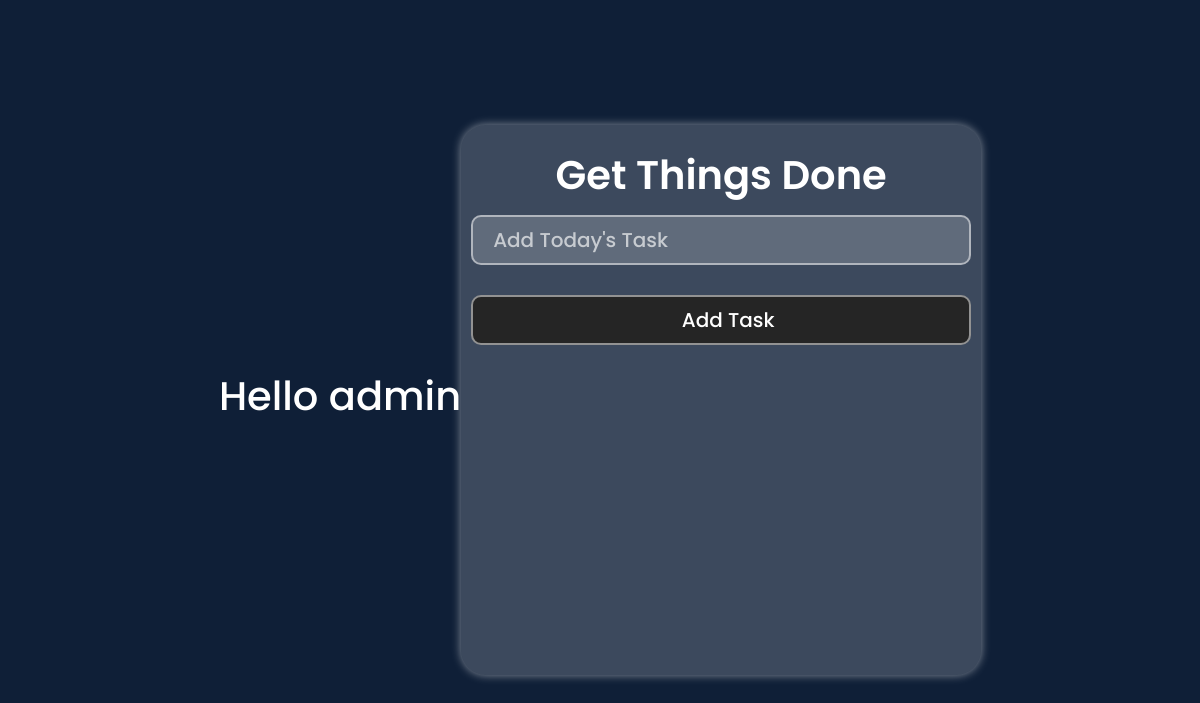
Page /todo/ (signed in) on the earlier database version.
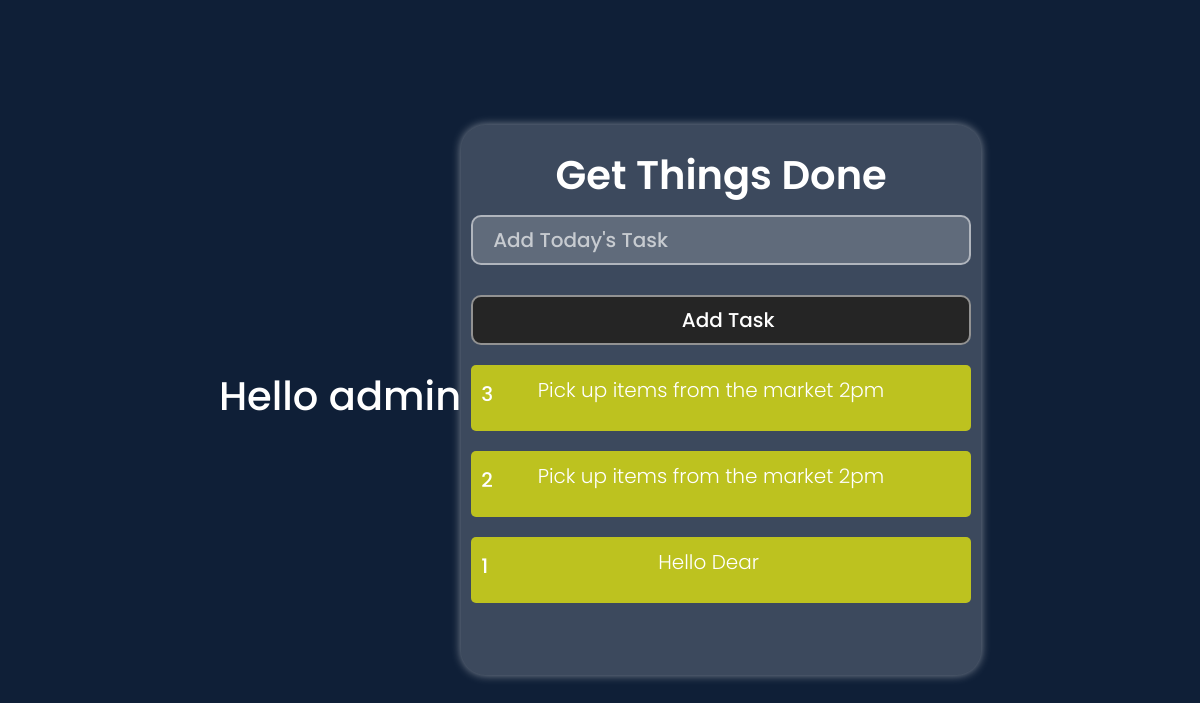
Same page on the later database version.
### todo/models.py (models this page shows)
class TODO(models.Model):
    serial_no = models.AutoField(primary_key=True, auto_created=True)
    title = models.CharField(max_length=25)
    date = models.DateTimeField(auto_now_add= True)
    user = models.ForeignKey(User, on_delete = models.CASCADE)

### todo/views.py (the view)
# urls.py: path('todo/', views.todo),
def todo(request):
    if request.method == "POST":
        title = request.POST.get("title")
        print(title)
        obj = TODO(title=title, user = request.user)
        obj.save()
        return redirect('/todo')
    items = TODO.objects.filter(user= request.user).order_by("-date")
    return render(request, 'todo.html', {'items': items})

### todo/templates/todo.html (shortened to what this page needs)
{% load static %}
<!DOCTYPE html>
<html lang="en">
<head>
    <link rel="stylesheet" href="{% static 'css/index.css' %}">
    <link rel="stylesheet" href="{% static 'css/styles.css' %}">
        <link href="https://cdn.jsdelivr.net/npm/bootstrap@5.3.3/dist/css/bootstrap.min.css" rel="stylesheet">
</head>
<body>
    <div class="signup-login">
        <div class="">
            <h1>Hello {{ request.user }}</h1>
        </div>
        <div class="signup-box">
            <div class="heading">
                Get Things Done
            </div>
            <form action="" method="post">
                <input type="text" class="inp" name="title" placeholder="Add Today's Task">
                <input type="submit" class="submit-button" value="Add Task">
            </form>
{% for item in items %}
<div class="Todo">
    <h5>{{ item.serial_no }}</h5>
    <p>{{ item.title }}</p>
    <div>
        <a href="">
        </a>
    </div>
</div>
{% endfor %}
        </div>
    </div>
</body>
</html>

### todo/static/css/index.css (style rules this page uses)
body { margin: 0; padding: 0; }
.signup-login { background-color: #0f1f37; width: 100%; height: 1080px; overflow: hidden; font-size: 24px; color: #fff; font-family: Poppins; display: flex; justify-content: center; align-items: center; height: 100vh; }
.signup-box { background-color: #ffffff30; height: 550px; width: 520px; border-radius: 25px; box-shadow: 0 0 10px rgba(255, 255, 255, 0.5); }
.heading { font-size: 40px; font-weight: 600; margin: 0; padding: 0; text-align: center; margin-top: 20px; }
.inp { margin: 10px; height: 50px; width: 500px; border-radius: 10px; border: none; padding-left: 20px; font-size: 20px; font-weight: 500; color: #ffffff; background-color: #ffffff30; border: 2px solid rgba(255, 255, 255, 0.5); box-sizing: border-box; }
.inp::placeholder { color: #ffffffa5; }
.submit-button { margin-top: 20px; margin-left: 10px; height: 50px; width: 500px; border-radius: 10px; border: none; padding-left: 20px; font-size: 20px; font-weight: 500; color: #fff; background-color: #252525; border: 2px solid rgba(255, 255, 255, 0.5); box-sizing: border-box; cursor: pointer; }

### todo/static/css/styles.css (style rules this page uses)
h1 { color: #fff; margin-bottom: 0.5rem; font-size: 1.75rem; }
.Todo { display: flex; justify-content: space-between; align-items: center; background: #ffff00a9; color: #fff; padding: 0.75px 1px; border-radius: 5px; margin-bottom: 1rem; cursor: pointer; font-size: 20px; font-weight: 300; margin: 10px; padding: 10px; text-align: center; margin-top: 20px; }
a { text-decoration: none; color: #fff; font-size: 20px; font-weight: 500; margin-left: 10px; margin-top: 20px; margin-bottom: 20px; }

Differences in the rows shown:
added TODO: serial_no "3", title "Pick up items from the market 2pm"
added TODO: serial_no "2", title "Pick up items from the market 2pm"
added TODO: serial_no "1", title "Hello Dear"
